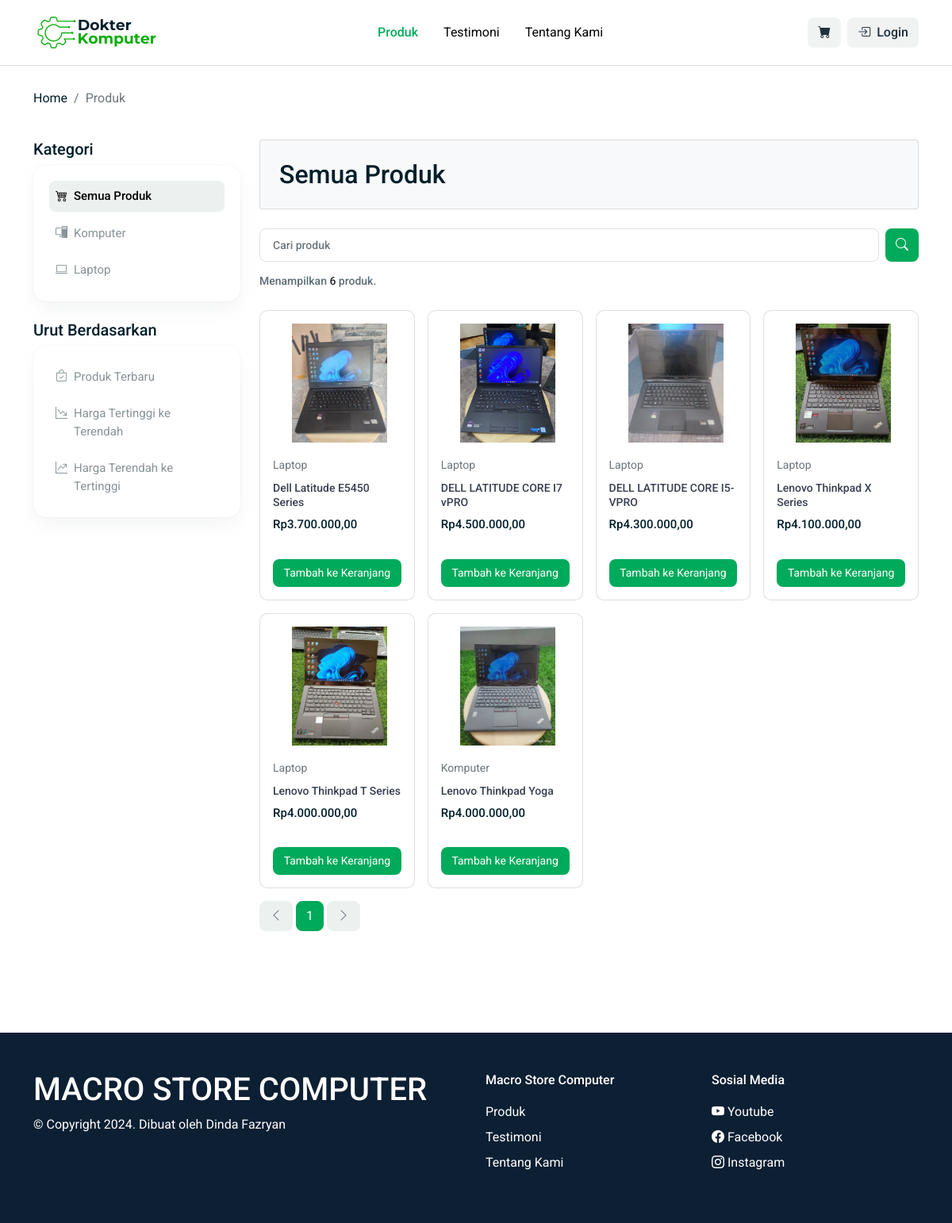
/produk.php, run on the app's committed database.
### tables this page shows
CREATE TABLE `kategori` (
  `id_kategori` int(11) NOT NULL,
  `nama_kategori` varchar(50) NOT NULL,
  `icon_kategori` varchar(50) NOT NULL
);

CREATE TABLE `produk` (
  `id_produk` int(11) NOT NULL,
  `nama_produk` varchar(100) NOT NULL,
  `slug` varchar(150) NOT NULL,
  `id_kategori` int(11) NOT NULL,
  `harga` int(11) NOT NULL,
  `stok` int(11) NOT NULL,
  `kondisi` varchar(50) NOT NULL,
  `deskripsi` text NOT NULL,
  `gambar` varchar(100) NOT NULL
);

### fungsi.php (called while the page is built, shortened)
<?php
include "db/koneksi.php";
function show($query)
{
    global $koneksi;
    $result = mysqli_query($koneksi, $query);
    $rows = [];
    while ($row = mysqli_fetch_assoc($result)) {
        $rows[] = $row;
    }
    return $rows;
}
function formatKeRupiah($angka)
{
    $hasi_rupiah = number_format($angka, 2, ',', '.');
    return  $hasi_rupiah;
}

### produk.php (the view, shortened to what this page needs)
<?php
include "db/koneksi.php";
include "fungsi.php";
$kategori = show("SELECT * FROM kategori");
$batas_halaman = 16;
$halaman = isset($_GET["halaman"]) ? (int) $_GET["halaman"] : 1;
$halaman_awal = ($halaman > 1) ? ($halaman * $batas_halaman) - $batas_halaman : 0;
$sebelumnya = $halaman - 1;
$selanjutnya = $halaman + 1;
$data_produk = mysqli_query($koneksi, "SELECT * FROM produk LEFT JOIN kategori ON produk.id_kategori = kategori.id_kategori");
$jumlah_data = mysqli_num_rows($data_produk);
$total_halaman = ceil($jumlah_data / $batas_halaman);
if (isset($_GET["urut"])) {
    $urut = $_GET["urut"];
    if ($urut == "Tertinggi") {
        $produk = show("SELECT * FROM produk LEFT JOIN kategori ON produk.id_kategori = kategori.id_kategori ORDER BY harga DESC LIMIT $halaman_awal, $batas_halaman");
    } else if ($urut = "Terendah") {
        $produk = show("SELECT * FROM produk LEFT JOIN kategori ON produk.id_kategori = kategori.id_kategori ORDER BY harga ASC LIMIT $halaman_awal, $batas_halaman");
    } else if ($urut = "Terbaru") {
        $produk = show("SELECT * FROM produk LEFT JOIN kategori ON produk.id_kategori = kategori.id_kategori ORDER BY id_produk DESC LIMIT $halaman_awal, $batas_halaman");
    }
} else {
    $produk = show("SELECT * FROM produk LEFT JOIN kategori ON produk.id_kategori = kategori.id_kategori ORDER BY id_produk DESC LIMIT $halaman_awal, $batas_halaman");
}
$jumlah_produk = show("SELECT COUNT(*) AS jml_produk FROM produk");
?>
<!DOCTYPE html>
<html lang="en">
<head>
    <link rel="stylesheet" href="asset/css/bootstrap.css">
    <link rel="stylesheet" href="asset/css/style.css">
    <link rel="stylesheet" href="https://cdn.jsdelivr.net/npm/bootstrap-icons@1.10.3/font/bootstrap-icons.css">
</head>
<body>
    <?php include "navbar.php" ?>
    <section class="produk">
        <div class="container">
            <div class="row">
                <nav aria-label="breadcrumb">
                    <ol class="breadcrumb">
                        <li class="breadcrumb-item"><a href="index.php">Home</a></li>
                        <li class="breadcrumb-item active" aria-current="page">Produk</li>
                    </ol>
                </nav>
            </div>
            <div class="row mt-4">
                <div class="col-12 col-lg-3 d-none d-lg-block">
                    <h5>Kategori</h5>
                    <div class="card p-3 border-0 shadow-1 rounded-16 mb-4">
                        <div class="d-flex flex-column">
                            <a href="produk.php" class="kategori-item on">
                                <i class="bi bi-cart4"></i>
                                <span class="ms-2"">Semua Produk</span>
                            </a>
                            <?php foreach ($kategori as $item) : ?>
                                <a href=" produkberdasarkan.php?katakunci=<?= $item["nama_kategori"] ?>" class="kategori-item">
                                    <i class="bi bi- <?= $item['icon_kategori'] ?>"></i>
                                    <span class="ms-2"><?= $item["nama_kategori"] ?></span>
                            </a>
                        <?php endforeach ?>
                        </div>
                    </div>
                    <h5>Urut Berdasarkan</h5>
                    <div class="card p-3 border-0 shadow-1 rounded-16 mb-3">
                        <a href="?urut=Terbaru" class="kategori-item">
                            <i class="bi bi-bag-check"></i>
                            <span class="ms-2">Produk Terbaru</span>
                        </a>
                        <a href="?urut=Tertinggi" class="kategori-item">
                            <i class="bi bi-graph-down-arrow"></i>
                            <span class="ms-2">Harga Tertinggi ke Terendah</span>
                        </a>
                        <a href="?urut=Terendah" class="kategori-item">
                            <i class="bi bi-graph-up-arrow"></i>
                            <span class="ms-2">Harga Terendah ke Tertinggi</span>
                        </a>
                    </div>
                </div>
                <div class="col-12 col-lg-9">
                    <div class="card mb-4 bg-light">
                        <div class="card-body p-4 ">
                            <h2 class="mb-0">Semua Produk</h2>
                        </div>
                    </div>
                    <div class="row align-items-center">
                        <div class="col-12">
                            <form action="cariproduk.php" method="get" class="d-flex mt-2 mt-md-0">
                                <input type="text" class="form-control me-1 me-md-2" name="katakunci" id="cari_produk" maxlength="50" placeholder="Cari produk" required autocomplete="off">
                                <button type="submit" class="btn btn-green" style="border-radius: 8px;"><i class="bi bi-search"></i></button>
                            </form>
                        </div>
                        <div class="col-12 mt-3">
                            <h6 class="fs-14 text-gray">Menampilkan <span class="text-dark"><?= $jumlah_produk[0]["jml_produk"] ?></span> produk.</h6>
                        </div>
                    </div>
                    <div class="row g-2 g-md-3 row-cols-xl-4 row-cols-md-3 row-cols-2 mt-1">
                        <?php foreach ($produk as $item) : ?>
                            <div class="col-6">
                                <div class="card card-produk h-100 rounded-16">
                                    <a href="detailproduk.php?slug=<?= $item['slug'] ?>" class="mx-auto mt-3">
                                        <img src="fileUpload/<?= $item['gambar'] ?>" alt="Gambar Produk">
                                    </a>
                                    <div class="card-body h-100 mt-auto">
                                        <a href="produkberdasarkan.php?katakunci=<?= $item['nama_kategori'] ?>" class="text-secondary text-decoration-none fs-14">
                                            <?= $item["nama_kategori"] ?>
                                        </a>
                                        <h5 class="card-title fs-15 mt-2">
                                            <a href="detailproduk.php?slug=<?= $item['slug'] ?>" class="card-link fs-14">
                                                <?php if (strlen($item["nama_produk"]) >= 45) : ?>
                                                    <?= substr_replace($item["nama_produk"], '...', 45) ?>
                                                <?php else : ?>
                                                    <?= $item["nama_produk"] ?>
                                                <?php endif ?>
                                            </a>
                                        </h5>
                                        <div class="card-text fw-500 fs-15">
                                            Rp<?= formatKeRupiah($item["harga"]) ?>
                                        </div>
                                    </div>
                                    <form action="" method="post" class="d-flex">
                                        <button type="submit" name="tambah_keranjang" class="btn btn-green fs-14 w-100 m-3 d-none d-md-block">
                                            Tambah ke Keranjang
                                        </button>
                                    </form>
                                </div>
                            </div>
                        <?php endforeach ?>
                    </div>
                    <div class="d-flex justify-content-start mt-3">
                        <nav aria-label="">
                            <ul class="pagination">
                                <li class="page-item  <?php if ($halaman <= 1) {
                                                            echo "disabled";
                                                        } ?>">
                                    <a class="page-link" <?php if ($halaman > 1) {
                                                                echo "href='?halaman=$sebelumnya'";
                                                            } ?>><i class="bi bi-chevron-left"></i></a>
                                </li>
                                <?php for ($i = 1; $i < $total_halaman + 1; $i++) : ?>
                                    <li class="page-item  <?php if ($halaman == $i) {
                                                                echo "active";
                                                            } ?>">
                                        <a class="page-link" href="?halaman=<?= $i ?>"><?= $i ?></a>
                                    </li>
                                <?php endfor ?>
                                <li class="page-item <?php if ($halaman >= $total_halaman) {
                                                            echo "disabled";
                                                        } ?>">
                                    <a class="page-link" <?php if ($halaman < $total_halaman) {
                                                                echo "href='?halaman=$selanjutnya'";
                                                            } ?>><i class="bi bi-chevron-right"></i></a>
                                </li>
                            </ul>
                        </nav>
                    </div>
                </div>
            </div>
        </div>
    </section>
    <?php include "footer.php" ?>
</body>
</html>

### data on the page
kategori: nama_kategori "Komputer"
kategori: nama_kategori "Laptop"
produk: gambar (picture), id_kategori.nama_kategori "Laptop", nama_produk "Dell Latitude E5450 Series", harga "3.700.000,00"
produk: gambar (picture), id_kategori.nama_kategori "Laptop", nama_produk "DELL LATITUDE CORE I7 vPRO", harga "4.500.000,00"
produk: gambar (picture), id_kategori.nama_kategori "Laptop", nama_produk "DELL LATITUDE CORE I5-VPRO", harga "4.300.000,00"
produk: gambar (picture), id_kategori.nama_kategori "Laptop", nama_produk "Lenovo Thinkpad X Series", harga "4.100.000,00"
produk: gambar (picture), id_kategori.nama_kategori "Laptop", nama_produk "Lenovo Thinkpad T Series", harga "4.000.000,00"
produk: gambar (picture), id_kategori.nama_kategori "Komputer", nama_produk "Lenovo Thinkpad Yoga", harga "4.000.000,00"

### other printed values
$jumlah_produk[0]["jml_produk"] "6"
